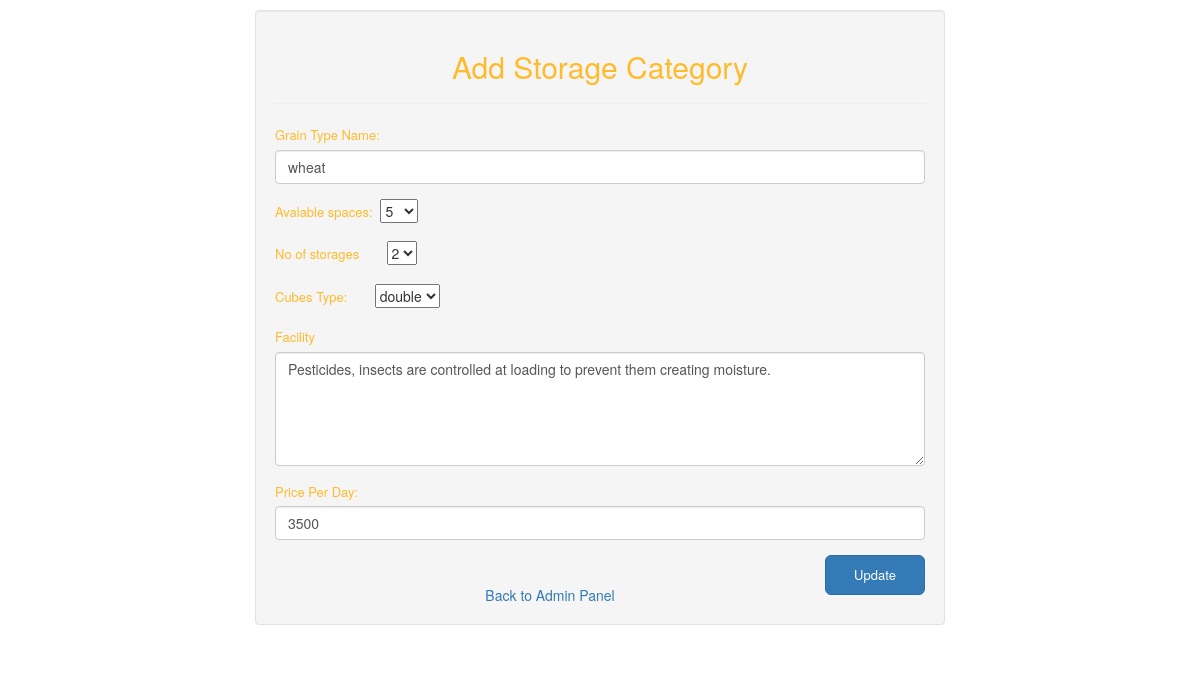
The page /admin/edit_room_cat.php?roomname=wheat on the database its author committed.
### tables this page shows
CREATE TABLE `room_category` (
  `roomname` text NOT NULL,
  `room_qnty` int(11) NOT NULL,
  `available` int(11) NOT NULL,
  `booked` int(11) NOT NULL,
  `no_bed` int(11) NOT NULL,
  `bedtype` text NOT NULL,
  `facility` text NOT NULL,
  `price` float NOT NULL
);

### admin/include/class.user.php (called while the page is built, shortened)
<?php
        class user
        {
            public function __construct()
            {
                $this->db=new mysqli(DB_SERVER,DB_USERNAME,DB_PASSWORD,'silo');
            }
        }
?>

### admin/edit_room_cat.php (the view, shortened to what this page needs)
<?php
include_once 'include/class.user.php';
$user=new User();
$room_cat=$_GET['roomname'];
$sql="SELECT * FROM room_category WHERE roomname='$room_cat'";
$query=mysqli_query($user->db, $sql);
$row = mysqli_fetch_array($query);
?>
<!DOCTYPE html>
<html lang="en">
<head>
    <link rel="stylesheet" href="https://maxcdn.bootstrapcdn.com/bootstrap/3.3.7/css/bootstrap.min.css">
    <link rel="stylesheet" href="css/reg.css" type="text/css">
</head>
<body>
    <div class="container">
        <div class="well">
            <h2>Add Storage Category</h2>
            <hr>
            <form action="" method="post" name="room_category">
                <div class="form-group">
                    <label for="roomname">Grain Type Name:</label>
                    <input type="text" class="form-control" name="roomname" value="<?php echo $row['roomname'] ?>" required>
                </div>
                 <div class="form-group">
                    <label for="qty">Avalable spaces:</label>&nbsp;
                    <select name="room_qnty">
                    <option value="<?php echo $row['room_qnty'] ?>"><?php echo $row['room_qnty'] ?></option>
                    </select>
                </div>
                <div class="form-group">
                    <label for="bed">No of storages</label>&nbsp;&nbsp;&nbsp;&nbsp;&nbsp;&nbsp;
                    <select name="no_bed">
                     <option value="<?php echo $row['no_bed'] ?>"><?php echo $row['no_bed'] ?></option>
                    </select>
                </div>
                <div class="form-group">
                    <label for="bedtype">Cubes Type:</label>&nbsp;&nbsp;&nbsp;&nbsp;&nbsp;&nbsp;
                   <select name="bedtype">
                     <option value="<?php echo $row['bedtype'] ?>"><?php echo $row['bedtype'] ?></option>
                    </select>
                </div>
                <div class="form-group">
                    <label for="Facility">Facility</label>
                    <textarea class="form-control" rows="5" name="facility"><?php echo $row['facility'] ?></textarea>
                </div>
               <div class="form-group">
                    <label for="price">Price Per Day:</label>
                    <input type="text" class="form-control" name="price" value="<?php echo $row['price'] ?>" required>
                </div>
                <button type="submit" class="btn btn-lg btn-primary button" name="submit">Update</button>
               <br>
                <div id="click_here">
                    <a href="../admin.php">Back to Admin Panel</a>
                </div>
            </form>
        </div>
    </div>
</body>
</html>

### admin/css/reg.css (style rules this page uses)
body { background-image: url('../../images/home_bg.jpg'); background-repeat: no-repeat; background-attachment: fixed; }
h2 { text-align: center; color: #ffbb2b; }
#click_here { margin-top: 10px; text-align: center; }
.container { width: 60%; margin-top: 10px; }
label { color:#ffbb2b; font-size: 13px; font-weight: 100; }
.button { width: 100px; float: right; font-size: 13px; }

### rows shown on the page
room_category: roomname "wheat", room_qnty "5", no_bed "2", bedtype "double", facility "Pesticides, insects are controlled at loading to prevent them creating moisture.", price "3500"
